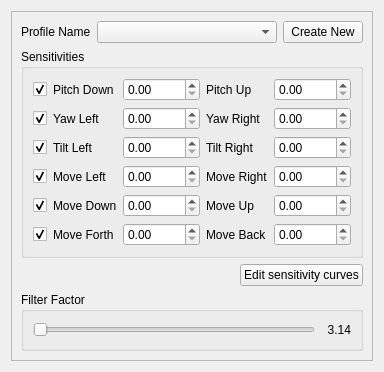
     <widget class="QWidget" name="tab_3">
      <attribute name="title">
       <string>Tracking setup</string>
      </attribute>
      <layout class="QHBoxLayout" name="horizontalLayout_5">
       <item>
        <widget class="QFrame" name="frame_5">
         <property name="frameShape">
          <enum>QFrame::StyledPanel</enum>
         </property>
         <property name="frameShadow">
          <enum>QFrame::Raised</enum>
         </property>
         <layout class="QVBoxLayout" name="verticalLayout">
          <item>
           <layout class="QHBoxLayout" name="horizontalLayout_12">
            <item>
             <widget class="QLabel" name="label_12">
              <property name="sizePolicy">
               <sizepolicy hsizetype="Maximum" vsizetype="Fixed">
                <horstretch>0</horstretch>
                <verstretch>0</verstretch>
               </sizepolicy>
              </property>
              <property name="text">
               <string>Profile Name</string>
              </property>
             </widget>
            </item>
            <item>
             <widget class="QComboBox" name="Profiles">
              <property name="enabled">
               <bool>true</bool>
              </property>
              <property name="sizePolicy">
               <sizepolicy hsizetype="Minimum" vsizetype="Fixed">
                <horstretch>0</horstretch>
                <verstretch>0</verstretch>
               </sizepolicy>
              </property>
              <property name="editable">
               <bool>false</bool>
              </property>
             </widget>
            </item>
            <item>
             <widget class="QPushButton" name="CreateNewProfile">
              <property name="enabled">
               <bool>true</bool>
              </property>
              <property name="sizePolicy">
               <sizepolicy hsizetype="Maximum" vsizetype="Fixed">
                <horstretch>0</horstretch>
                <verstretch>0</verstretch>
               </sizepolicy>
              </property>
              <property name="text">
               <string>Create New</string>
              </property>
             </widget>
            </item>
           </layout>
          </item>
          <item>
           <widget class="QGroupBox" name="groupBox">
            <property name="title">
             <string>Sensitivities</string>
            </property>
            <layout class="QHBoxLayout" name="horizontalLayout_19">
             <item>
              <layout class="QGridLayout" name="gridLayout_4">
               <item row="0" column="1">
                <widget class="QLabel" name="label_46">
                 <property name="text">
                  <string>Pitch Down</string>
                 </property>
                </widget>
               </item>
               <item row="0" column="2">
                <widget class="QDoubleSpinBox" name="PitchUpSpin">
                 <property name="maximum">
                  <double>10000.000000000000000</double>
                 </property>
                </widget>
               </item>
               <item row="0" column="3">
                <widget class="QLabel" name="label_50">
                 <property name="text">
                  <string>Pitch Up</string>
                 </property>
                </widget>
               </item>
               <item row="0" column="4">
                <widget class="QDoubleSpinBox" name="PitchDownSpin">
                 <property name="maximum">
                  <double>10000.000000000000000</double>
                 </property>
                </widget>
               </item>
               <item row="1" column="1">
                <widget class="QLabel" name="label_51">
                 <property name="text">
                  <string>Yaw Left</string>
                 </property>
                </widget>
               </item>
               <item row="1" column="2">
                <widget class="QDoubleSpinBox" name="YawLeftSpin">
                 <property name="maximum">
                  <double>10000.000000000000000</double>
                 </property>
                </widget>
               </item>
               <item row="1" column="3">
                <widget class="QLabel" name="label_52">
                 <property name="text">
                  <string>Yaw Right</string>
                 </property>
                </widget>
               </item>
               <item row="1" column="4">
                <widget class="QDoubleSpinBox" name="YawRightSpin">
                 <property name="maximum">
                  <double>10000.000000000000000</double>
                 </property>
                </widget>
               </item>
               <item row="2" column="1">
                <widget class="QLabel" name="label_53">
                 <property name="text">
                  <string>Tilt Left</string>
                 </property>
                </widget>
               </item>
               <item row="2" column="2">
                <widget class="QDoubleSpinBox" name="TiltLeftSpin">
                 <property name="maximum">
                  <double>10000.000000000000000</double>
                 </property>
                </widget>
               </item>
               <item row="2" column="3">
                <widget class="QLabel" name="label_54">
                 <property name="text">
                  <string>Tilt Right</string>
                 </property>
                </widget>
               </item>
               <item row="2" column="4">
                <widget class="QDoubleSpinBox" name="TiltRightSpin">
                 <property name="maximum">
                  <double>10000.000000000000000</double>
                 </property>
                </widget>
               </item>
               <item row="3" column="1">
                <widget class="QLabel" name="label_55">
                 <property name="text">
                  <string>Move Left</string>
                 </property>
                </widget>
               </item>
               <item row="3" column="2">
                <widget class="QDoubleSpinBox" name="MoveLeftSpin">
                 <property name="maximum">
                  <double>10000.000000000000000</double>
                 </property>
                </widget>
               </item>
               <item row="3" column="3">
                <widget class="QLabel" name="label_56">
                 <property name="text">
                  <string>Move Right</string>
                 </property>
                </widget>
               </item>
               <item row="3" column="4">
                <widget class="QDoubleSpinBox" name="MoveRightSpin">
                 <property name="maximum">
                  <double>10000.000000000000000</double>
                 </property>
                </widget>
               </item>
               <item row="4" column="1">
                <widget class="QLabel" name="label_57">
                 <property name="text">
                  <string>Move Down</string>
                 </property>
                </widget>
               </item>
               <item row="4" column="2">
                <widget class="QDoubleSpinBox" name="MoveUpSpin">
                 <property name="maximum">
                  <double>10000.000000000000000</double>
                 </property>
                </widget>
               </item>
               <item row="4" column="3">
                <widget class="QLabel" name="label_58">
                 <property name="text">
                  <string>Move Up</string>
                 </property>
                </widget>
               </item>
               <item row="4" column="4">
                <widget class="QDoubleSpinBox" name="MoveDownSpin">
                 <property name="maximum">
                  <double>10000.000000000000000</double>
                 </property>
                </widget>
               </item>
               <item row="5" column="1">
                <widget class="QLabel" name="label_59">
                 <property name="text">
                  <string>Move Forth</string>
                 </property>
                </widget>
               </item>
               <item row="5" column="2">
                <widget class="QDoubleSpinBox" name="MoveBackSpin">
                 <property name="maximum">
                  <double>10000.000000000000000</double>
                 </property>
                </widget>
               </item>
               <item row="5" column="3">
                <widget class="QLabel" name="label_60">
                 <property name="text">
                  <string>Move Back</string>
                 </property>
                </widget>
               </item>
               <item row="5" column="4">
                <widget class="QDoubleSpinBox" name="MoveForthSpin">
                 <property name="maximum">
                  <double>10000.000000000000000</double>
                 </property>
                </widget>
               </item>
               <item row="0" column="0">
                <widget class="QCheckBox" name="PitchEnable">
                 <property name="text">
                  <string/>
                 </property>
                 <property name="checked">
                  <bool>true</bool>
                 </property>
                </widget>
               </item>
               <item row="1" column="0">
                <widget class="QCheckBox" name="YawEnable">
                 <property name="text">
                  <string/>
                 </property>
                 <property name="checked">
                  <bool>true</bool>
                 </property>
                </widget>
               </item>
               <item row="2" column="0">
                <widget class="QCheckBox" name="RollEnable">
                 <property name="text">
                  <string/>
                 </property>
                 <property name="checked">
                  <bool>true</bool>
                 </property>
                </widget>
               </item>
               <item row="3" column="0">
                <widget class="QCheckBox" name="XEnable">
                 <property name="text">
                  <string/>
                 </property>
                 <property name="checked">
                  <bool>true</bool>
                 </property>
                </widget>
               </item>
               <item row="4" column="0">
                <widget class="QCheckBox" name="YEnable">
                 <property name="text">
                  <string/>
                 </property>
                 <property name="checked">
                  <bool>true</bool>
                 </property>
                </widget>
               </item>
               <item row="5" column="0">
                <widget class="QCheckBox" name="ZEnable">
                 <property name="text">
                  <string/>
                 </property>
                 <property name="checked">
                  <bool>true</bool>
                 </property>
                </widget>
               </item>
              </layout>
             </item>
            </layout>
           </widget>
          </item>
          <item>
           <layout class="QHBoxLayout" name="horizontalLayout_8">
            <item>
             <spacer name="horizontalSpacer_3">
              <property name="orientation">
               <enum>Qt::Horizontal</enum>
              </property>
              <property name="sizeHint" stdset="0">
               <size>
                <width>40</width>
                <height>20</height>
               </size>
              </property>
             </spacer>
            </item>
            <item>
             <widget class="QPushButton" name="EditSCButton">
              <property name="text">
               <string>Edit sensitivity curves</string>
              </property>
             </widget>
            </item>
           </layout>
          </item>
          <item>
           <widget class="QGroupBox" name="groupBox_2">
            <property name="title">
             <string>Filter Factor</string>
            </property>
            <layout class="QHBoxLayout" name="horizontalLayout_21">
             <item>
              <widget class="QSlider" name="FilterSlider">
               <property name="minimum">
                <number>1</number>
               </property>
               <property name="maximum">
                <number>1000</number>
               </property>
               <property name="orientation">
                <enum>Qt::Horizontal</enum>
               </property>
              </widget>
             </item>
             <item>
              <widget class="QLabel" name="FilterValue">
               <property name="minimumSize">
                <size>
                 <width>30</width>
                 <height>18</height>
                </size>
               </property>
               <property name="text">
                <string>3.14</string>
               </property>
               <property name="alignment">
                <set>Qt::AlignRight|Qt::AlignTrailing|Qt::AlignVCenter</set>
               </property>
              </widget>
             </item>
            </layout>
           </widget>
          </item>
          <item>
           <spacer name="verticalSpacer">
            <property name="orientation">
             <enum>Qt::Vertical</enum>
            </property>
            <property name="sizeHint" stdset="0">
             <size>
              <width>0</width>
              <height>0</height>
             </size>
            </property>
           </spacer>
          </item>
         </layout>
        </widget>
       </item>
      </layout>
     </widget>
